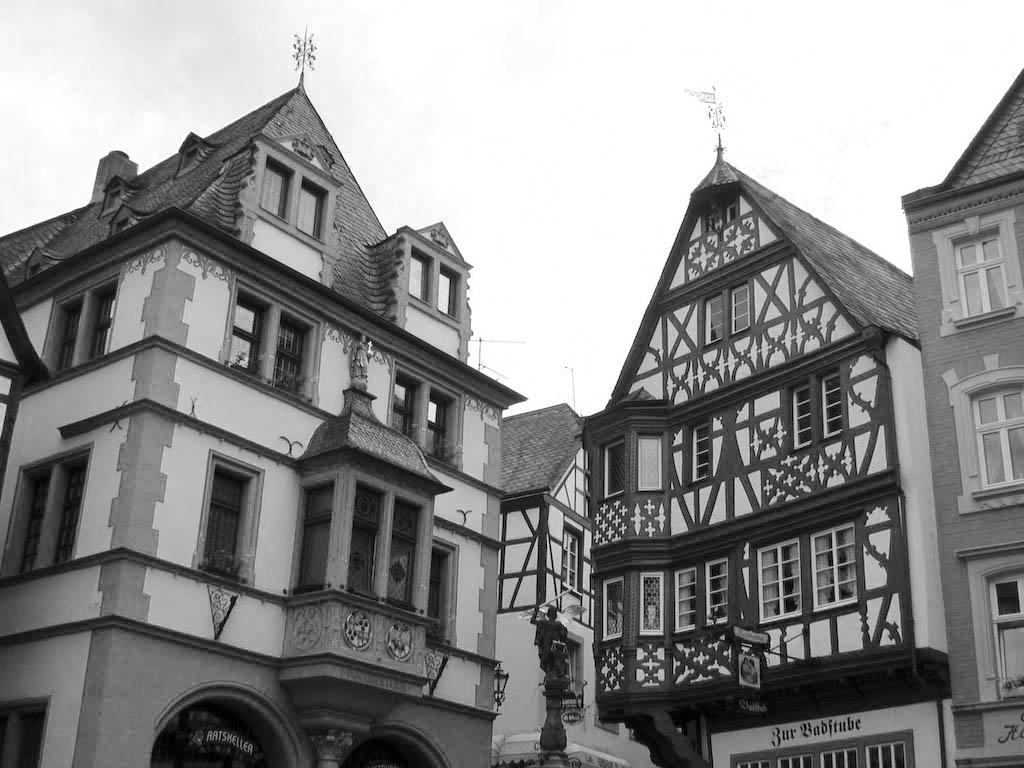
#> input picture images/sample_otsu.jpg, 1024 x 768 px
$ python otsu.py
#> lines starting #> are read from the running program, lines starting #| are printed output that depends on the picture; after the words box and inside, x2 and y2 are one past the last pixel; in counts of white or black regions, pixels touching at a corner belong together
import cv2

from matplotlib import pyplot as plt

img = cv2.imread('images/sample_otsu.jpg',0)
#> img is the input picture: shape (768, 1024); min 0, max 255, mean 141.3

ukuranBlok = 15
C = 7
ret,th1 = cv2.threshold(img,127,255,cv2.THRESH_BINARY)
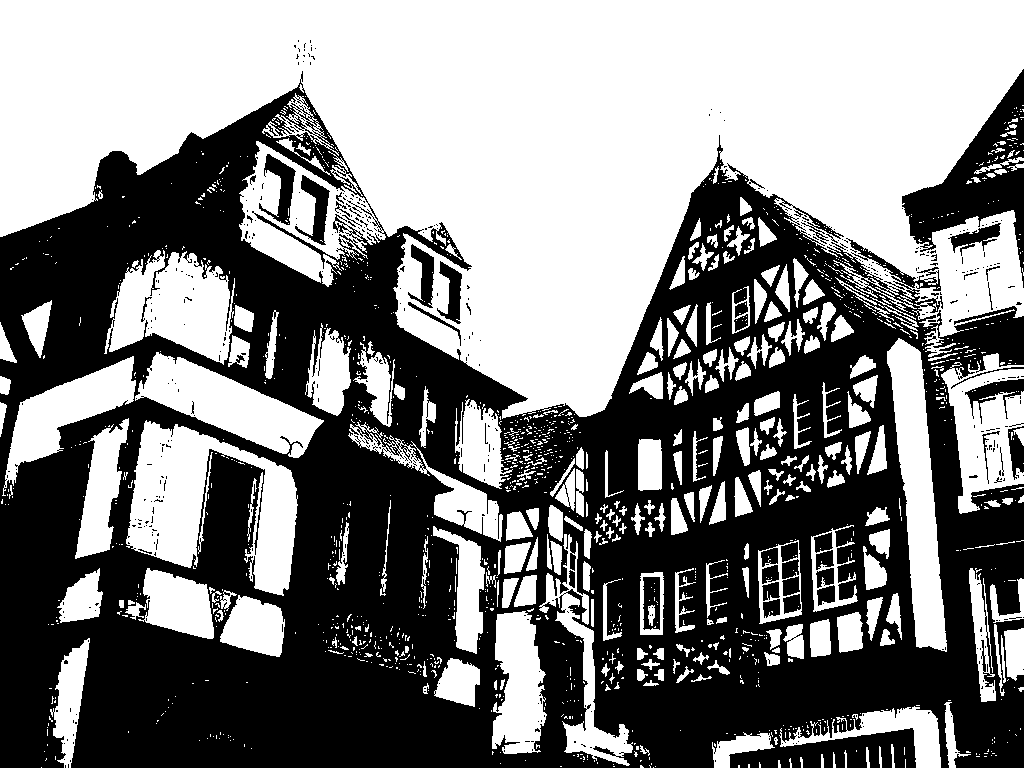
#> th1: shape (768, 1024); 50.9% white; 500 black regions (457 under 20 px), largest, box (x1, y1, x2, y2) and area: (0, 71, 1024, 768) 365178, (902, 69, 1024, 288) 9094, (259, 154, 296, 225) 1036
ret,th2 = cv2.threshold(img,0,255,cv2.THRESH_OTSU)
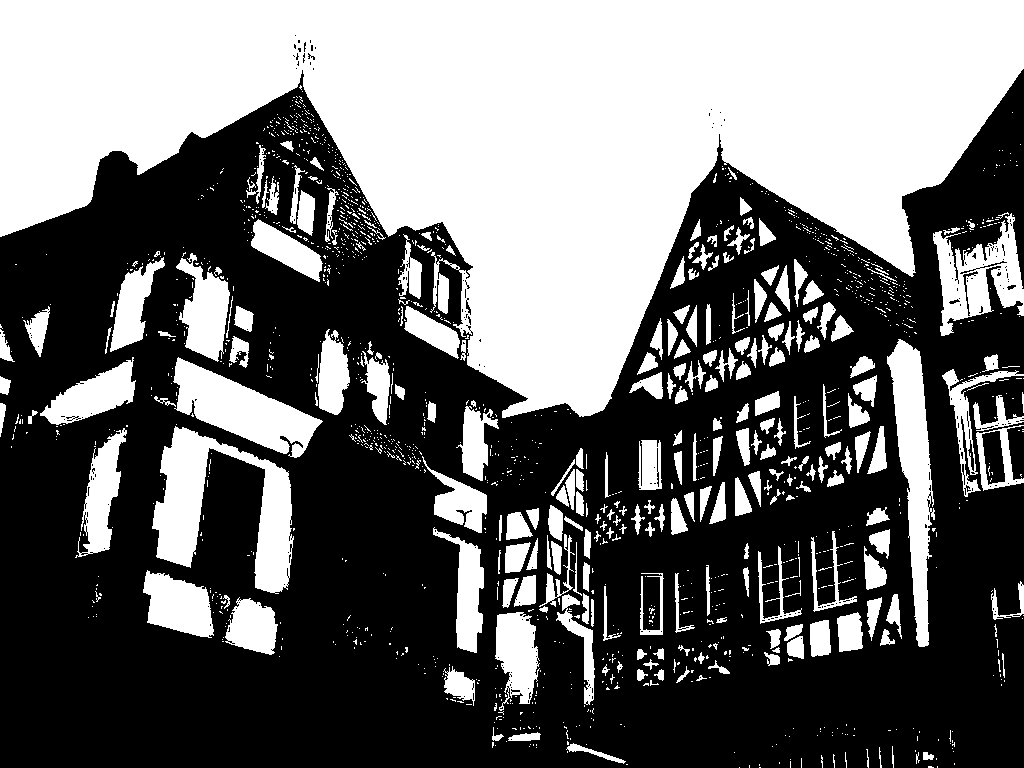
#> th2: shape (768, 1024); 42.4% white; 1572 white regions (1313 under 20 px), largest, box (x1, y1, x2, y2) and area: (0, 0, 1024, 418) 225751, (152, 426, 294, 594) 9845, (887, 339, 935, 647) 6932
#> ret = 152
titles = ['Original Image', 'Global Manual Thresholding t = 127','Otsu Thresholding']
images = [img, th1, th2]

for i in range(3):
    plt.subplot(1,3,i+1),plt.imshow(images[i],'gray')
    plt.title(titles[i])
    plt.xticks([]),plt.yticks([])
plt.show()
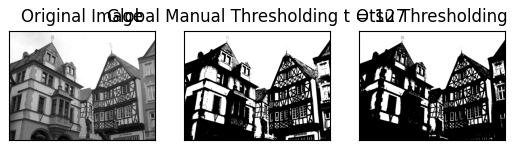
#> figure drawn by matplotlib, 3 panels

$ run again, with images/clahe_1.jpg copied over images/sample_otsu.jpg
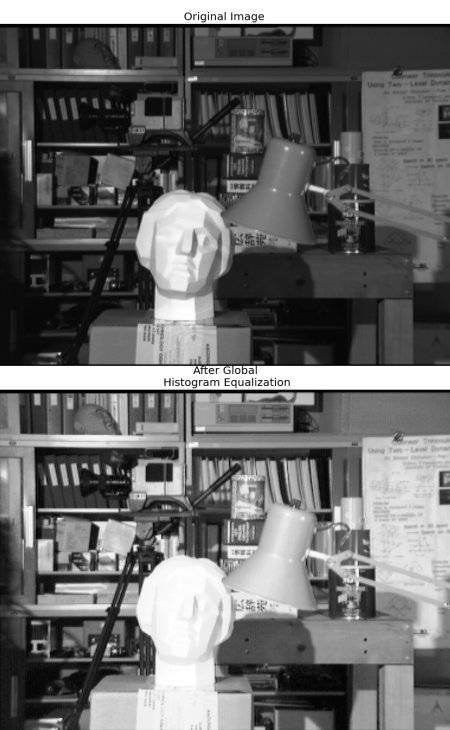
#> input picture images/clahe_1.jpg, 450 x 730 px
#> img is the input picture: shape (730, 450); min 0, max 255, mean 107.8
#> `ret,th1 = cv2.threshold(img,127,255,cv2.THRESH_BINARY)`:
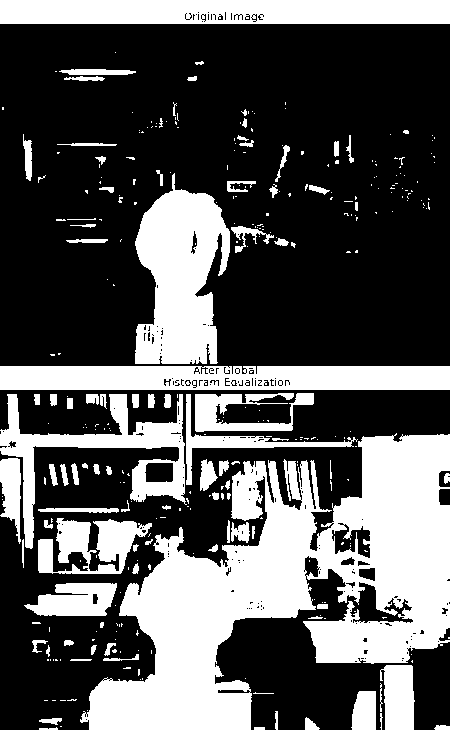
#> th1: shape (730, 450); 34.4% white; 329 white regions (235 under 20 px), largest, box (x1, y1, x2, y2) and area: (80, 433, 450, 730) 51804, (135, 173, 230, 364) 12093, (0, 0, 450, 24) 10620
#> th2: shape (730, 450); 33.5% white; 277 white regions (193 under 20 px), largest, box (x1, y1, x2, y2) and area: (85, 433, 450, 730) 50790, (135, 173, 230, 364) 11980, (0, 0, 450, 24) 10614
#> ret = 131
#> `plt.show()`:
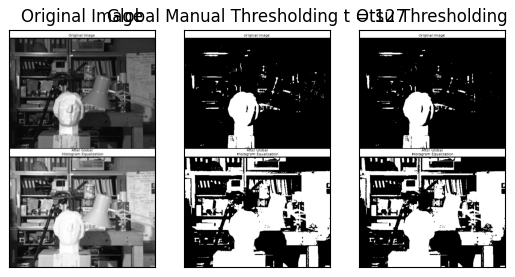
#> figure drawn by matplotlib, 3 panels

$ run again, with images/crossword.jpg copied over images/sample_otsu.jpg
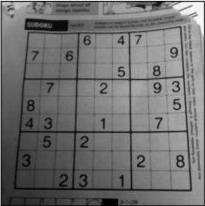
#> input picture images/crossword.jpg, 205 x 206 px
#> img is the input picture: shape (206, 205); min 0, max 255, mean 111.6
#> `ret,th1 = cv2.threshold(img,127,255,cv2.THRESH_BINARY)`:
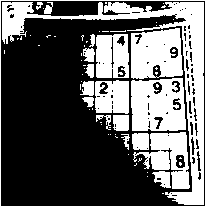
#> th1: shape (206, 205); 38.1% white; 67 white regions (48 under 20 px), largest, box (x1, y1, x2, y2) and area: (2, 2, 204, 205) 5555, (131, 78, 186, 131) 2457, (131, 28, 183, 79) 2160
#> th2: shape (206, 205); 58.7% white; 105 black regions (86 under 20 px), largest, box (x1, y1, x2, y2) and area: (1, 1, 205, 206) 16451, (176, 155, 185, 168) 73, (136, 155, 145, 168) 68
#> ret = 105
#> `plt.show()`:
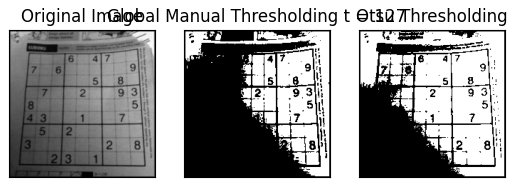
#> figure drawn by matplotlib, 3 panels
